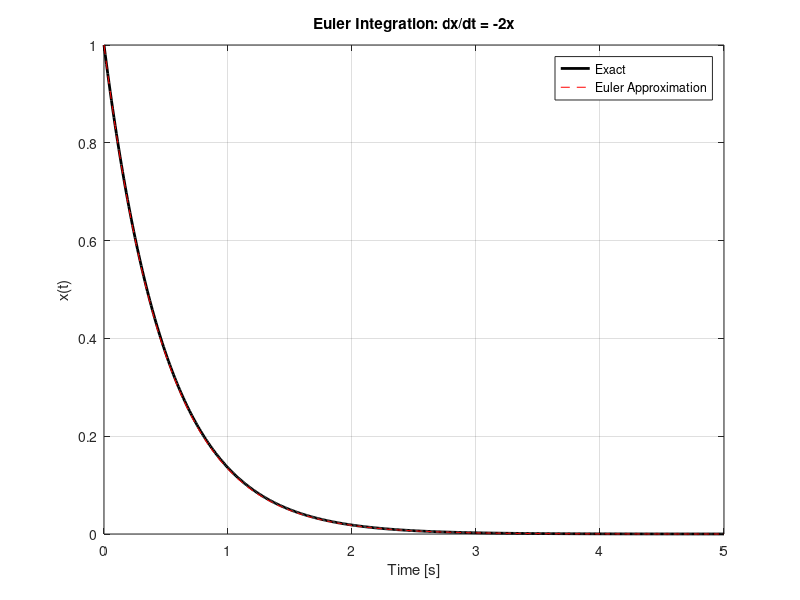

MATLAB code for this plot:
% PROJECT: Euler Integration of dx/dt = f(x).
clc; clear, close all;

dt = 0.01;
T = 5;
t = 0:dt:T;

% Define ODE: dx/dt = -2x (exponential decay).
x_exact = exp(-2*t);              % Exact solution for comparison.

% Euler integration.
x_euler = zeros(size(t));
x_euler(1) = 1;                   % Initial condition.

for k = 1:length(t)-1
    x_euler(k+1) = x_euler(k) - 2*dt*x_euler(k);   % Euler step.
end

% Plot.
figure;
plot(t, x_exact, 'k', 'LineWidth', 2); hold on;
plot(t, x_euler, 'r--');
legend('Exact', 'Euler Approximation');
title('Euler Integration: dx/dt = -2x');
xlabel('Time [s]'); ylabel('x(t)');
grid on;
